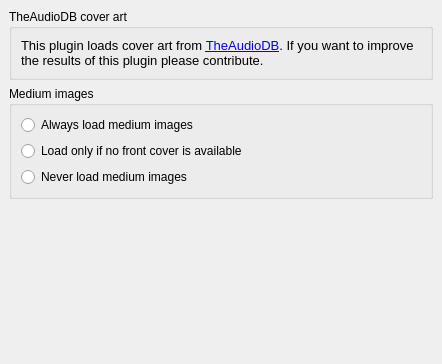
<?xml version="1.0" encoding="UTF-8"?>
<ui version="4.0">
 <class>TheAudioDbOptionsPage</class>
 <widget class="QWidget" name="TheAudioDbOptionsPage">
  <property name="geometry">
   <rect>
    <x>0</x>
    <y>0</y>
    <width>442</width>
    <height>364</height>
   </rect>
  </property>
  <layout class="QVBoxLayout">
   <property name="spacing">
    <number>6</number>
   </property>
   <property name="leftMargin">
    <number>9</number>
   </property>
   <property name="topMargin">
    <number>9</number>
   </property>
   <property name="rightMargin">
    <number>9</number>
   </property>
   <property name="bottomMargin">
    <number>9</number>
   </property>
   <item>
    <widget class="QGroupBox" name="groupBox">
     <property name="title">
      <string>TheAudioDB cover art</string>
     </property>
     <layout class="QVBoxLayout">
      <property name="spacing">
       <number>2</number>
      </property>
      <property name="leftMargin">
       <number>9</number>
      </property>
      <property name="topMargin">
       <number>9</number>
      </property>
      <property name="rightMargin">
       <number>9</number>
      </property>
      <property name="bottomMargin">
       <number>9</number>
      </property>
      <item>
       <widget class="QLabel" name="label">
        <property name="text">
         <string>&lt;!DOCTYPE HTML PUBLIC &quot;-//W3C//DTD HTML 4.0//EN&quot; &quot;http://www.w3.org/TR/REC-html40/strict.dtd&quot;&gt;
&lt;html&gt;&lt;head&gt;&lt;meta name=&quot;qrichtext&quot; content=&quot;1&quot; /&gt;&lt;style type=&quot;text/css&quot;&gt;
p, li { white-space: pre-wrap; }
&lt;/style&gt;&lt;/head&gt;&lt;body style=&quot; font-family:'Cantarell'; font-size:10pt; font-weight:400; font-style:normal;&quot;&gt;
&lt;p style=&quot; margin-top:0px; margin-bottom:0px; margin-left:0px; margin-right:0px; -qt-block-indent:0; text-indent:0px;&quot;&gt;This plugin loads cover art from &lt;a href=&quot;https://www.theaudiodb.com&quot;&gt;&lt;span style=&quot; text-decoration: underline; color:#0000ff;&quot;&gt;TheAudioDB&lt;/span&gt;&lt;/a&gt;. If you want to improve the results of this plugin please contribute.&lt;/p&gt;&lt;/body&gt;&lt;/html&gt;</string>
        </property>
        <property name="textFormat">
         <enum>Qt::RichText</enum>
        </property>
        <property name="wordWrap">
         <bool>true</bool>
        </property>
        <property name="openExternalLinks">
         <bool>true</bool>
        </property>
       </widget>
      </item>
     </layout>
    </widget>
   </item>
   <item>
    <widget class="QGroupBox" name="verticalGroupBox">
     <property name="title">
      <string>Medium images</string>
     </property>
     <layout class="QVBoxLayout" name="verticalLayout">
      <item>
       <widget class="QRadioButton" name="theaudiodb_cdart_use_always">
        <property name="text">
         <string>Always load medium images</string>
        </property>
       </widget>
      </item>
      <item>
       <widget class="QRadioButton" name="theaudiodb_cdart_use_if_no_albumcover">
        <property name="text">
         <string>Load only if no front cover is available</string>
        </property>
       </widget>
      </item>
      <item>
       <widget class="QRadioButton" name="theaudiodb_cdart_use_never">
        <property name="text">
         <string>Never load medium images</string>
        </property>
       </widget>
      </item>
     </layout>
    </widget>
   </item>
   <item>
    <spacer name="verticalSpacer_3">
     <property name="orientation">
      <enum>Qt::Vertical</enum>
     </property>
     <property name="sizeHint" stdset="0">
      <size>
       <width>20</width>
       <height>40</height>
      </size>
     </property>
    </spacer>
   </item>
   <item>
    <spacer name="verticalSpacer_2">
     <property name="orientation">
      <enum>Qt::Vertical</enum>
     </property>
     <property name="sizeHint" stdset="0">
      <size>
       <width>20</width>
       <height>40</height>
      </size>
     </property>
    </spacer>
   </item>
  </layout>
 </widget>
 <resources/>
 <connections/>
</ui>
